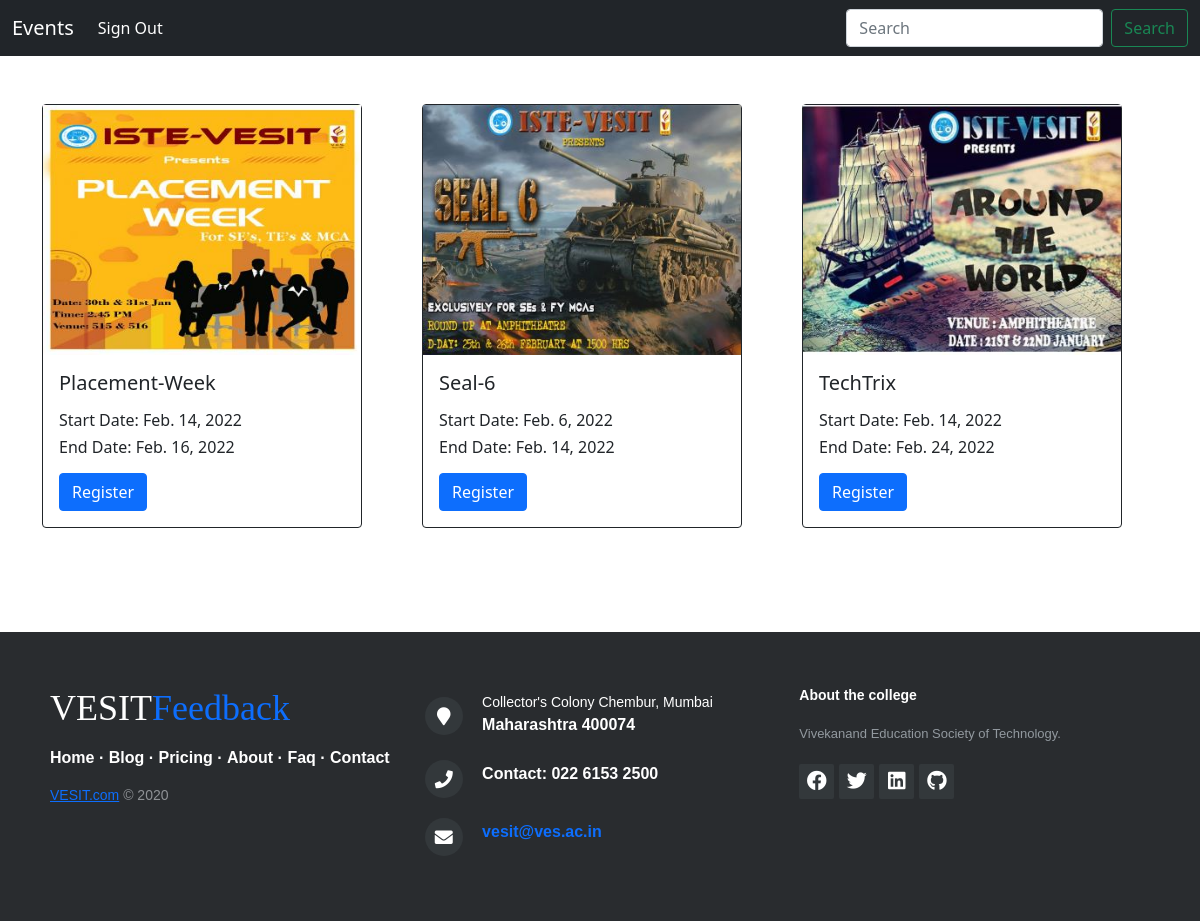
/events/dashboard/, run on the app's committed database.
### events/models.py (models this page shows, shortened)
class Event(models.Model):
    slug = models.SlugField(default="", editable=False, max_length=500, unique=True)
    event_name = models.CharField(max_length=256)
    start_date = models.DateField()
    end_date = models.DateField()
    event_time = models.TimeField()
    first_year = models.BooleanField()
    second_year = models.BooleanField()
    third_year = models.BooleanField()
    fourth_year = models.BooleanField()
    upload_image = models.ImageField(upload_to="events/images", default="")
    users = models.ManyToManyField(auth_models.User)

### events/views.py (the view)
# urls.py: path('dashboard/', views.dashboard, name="dashboard"),
def dashboard(request):
    events = event_models.Event.objects.all()
    user = request.user
    button_text=""
    if user.is_superuser:
        button_text= "Details"
    else:
        button_text = "Register"
    return render(request, "events/dashboard.html", context={"events":events,"details":button_text})

### events/templates/events/dashboard.html (shortened to what this page needs)
{% extends 'events/navbar.html' %} {% load static %}
{% block content %}
<div class="container mt-5">
    <div class="row">
        {% for event in events %}
        <div class="col mb-4">
            <div class="card border border-dark" style="width: 20rem">
                <img src="/media/{{event.upload_image}}"  height="250px">
                <div class="card-body">
                    <h5 class="card-title">{{event.event_name}}</h5>
                    <p class="card-text">
                        <h6>Start Date: {{event.start_date}}</h6>
                        <h6>End Date: {{event.end_date}}</h6>
                    </p>
                    <a href="{% url 'events:details' event.slug %} " class="btn btn-primary">{{details}}</a>
                </div>
            </div>
        </div>
        {% endfor %}
    </div>
</div>
{% endblock content %}

### events/templates/events/navbar.html (shortened to what this page needs)
<!DOCTYPE html>
{% load static %}
<html lang="en">
    <head>
        <link rel="stylesheet" href="{% static 'events/style/footer.css' %}">
        <link
            href="https://cdn.jsdelivr.net/npm/bootstrap@5.1.3/dist/css/bootstrap.min.css"
            rel="stylesheet"
        />
        <link href="https://cdnjs.cloudflare.com/ajax/libs/font-awesome/5.13.0/css/all.min.css" rel="stylesheet">
    </head>
    <body>
       <nav class="navbar navbar-expand-lg navbar-dark bg-dark">
            <div class="container-fluid">
                <a class="navbar-brand" href="{% url 'events:dashboard' %}">Events</a>
                <div
                    class="collapse navbar-collapse"
                    id="navbarSupportedContent"
                >
                    <ul class="navbar-nav me-auto mb-2 mb-lg-0">
                        <li class="nav-item">
                            <a
                                class="nav-link active"
                                aria-current="page"
                                href="{% url 'accounts:logout' %}"
                                >Sign Out</a
                            >
                        </li>
                    </ul>
                    <form class="d-flex">
                        <input
                            class="form-control me-2"
                            type="search"
                            placeholder="Search"
                            aria-label="Search"
                        />
                        <button class="btn btn-outline-success" type="submit">
                            Search
                        </button>
                    </form>
                </div>
            </div>
        </nav>
        {% block content %} {% endblock content %}
        {% include 'events/footer.html' %}
    </body>
</html>

### events/templates/events/footer.html
<footer class="footer">
    <div class="row">
        <div class="col-sm-6 col-md-4 footer-navigation">
            <h3>
                <a href="#">VESIT<span class="text-primary">Feedback</span></a>
            </h3>
            <p class="links">
                <a href="{% url 'events:dashboard' %}">Home</a
                ><strong> · </strong><a href="#">Blog</a><strong> · </strong
                ><a href="#">Pricing</a><strong> · </strong><a href="#">About</a
                ><strong> · </strong><a href="#">Faq</a><strong> · </strong
                ><a href="#">Contact</a>
            </p>
            <p class="company-name">
                <a href="https://vesit.ves.ac.in/">VESIT.com</a> © 2020
            </p>
        </div>
        <div class="col-sm-6 col-md-4 footer-contacts">
            <div>
                <span class="fa fa-map-marker footer-contacts-icon"> </span>
                <p>
                    <span class="new-line-span"
                        >Collector's Colony Chembur, Mumbai</span
                    >
                    Maharashtra 400074
                </p>
            </div>
            <div>
                <i class="fa fa-phone footer-contacts-icon"></i>
                <p class="footer-center-info email text-left">Contact: 022 6153 2500</p>
            </div>
            <div>
                <i class="fa fa-envelope footer-contacts-icon"></i>
                <p><a href="#" target="_blank" class="text-primary">vesit@ves.ac.in</a></p>
            </div>
        </div>
        <div class="col-md-4 footer-about">
            <h4>About the college</h4>
            <p>Vivekanand Education Society of Technology.</p>
            <div class="social-links social-icons">
                <a href="#"><i class="fab fa-facebook"></i></a
                ><a href="#"><i class="fab fa-twitter"></i></a
                ><a href="#"><i class="fab fa-linkedin"></i></a
                ><a href="#"><i class="fab fa-github"></i></a>
            </div>
        </div>
    </div>
</footer>

### events/static/events/style/footer.css (style rules this page uses)
footer { background-color: #292c2f; box-shadow: 0 1px 1px 0 rgba(0, 0, 0, 0.12); box-sizing: border-box; width: 100%; text-align: left; font: bold 16px sans-serif; padding: 55px 50px; margin-top: 80px; bottom: 0; color: #fff }
.footer-navigation h3 { margin: 0; font: normal 36px Cookie, cursive; margin-bottom: 20px; color: #fff }
.footer-navigation h3 a { text-decoration: none; color: #fff }
.footer-navigation h3 span { color: #5383d3 }
.footer-navigation p.links a { color: #fff; text-decoration: none }
.footer-navigation p.company-name { color: #8f9296; font-size: 14px; font-weight: normal; margin-top: 20px }
.footer-contacts p { display: inline-block; color: #ffffff; vertical-align: middle }
.footer-contacts p a { color: #5383d3; text-decoration: none }
.fa.footer-contacts-icon { background-color: #33383b; color: #fff; font-size: 18px; width: 38px; height: 38px; border-radius: 50%; text-align: center; line-height: 38px; margin: 10px 15px 10px 0 }
span.new-line-span { display: block; font-weight: normal; display: block; font-weight: normal; font-size: 14px; line-height: 2 }
.footer-about h4 { display: block; color: #fff; font-size: 14px; font-weight: bold; margin-bottom: 20px }
.footer-about p { line-height: 20px; color: #92999f; font-size: 13px; font-weight: normal; margin: 0 }
div.social-links { margin-top: 20px; color: #fff }
.social-links a { display: inline-block; width: 35px; height: 35px; cursor: pointer; background-color: #33383b; border-radius: 2px; font-size: 20px; color: #ffffff; text-align: center; line-height: 35px; margin-right: 5px; margin-bottom: 5px }
body { background: #eee }

### data on the page
Event: upload_image (picture), event_name "Placement-Week", start_date "Feb. 14, 2022", end_date "Feb. 16, 2022", details "Register"
Event: upload_image (picture), event_name "Seal-6", start_date "Feb. 6, 2022", end_date "Feb. 14, 2022", details "Register"
Event: upload_image (picture), event_name "TechTrix", start_date "Feb. 14, 2022", end_date "Feb. 24, 2022", details "Register"
